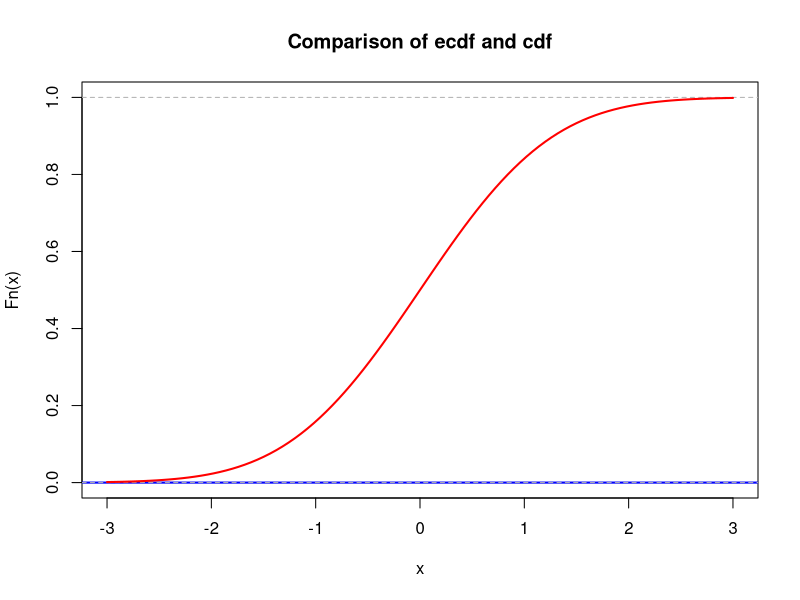
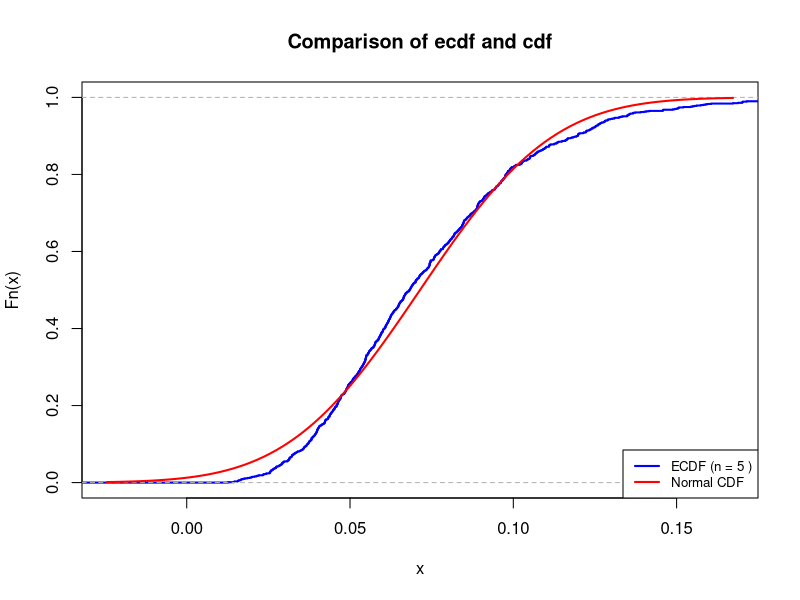
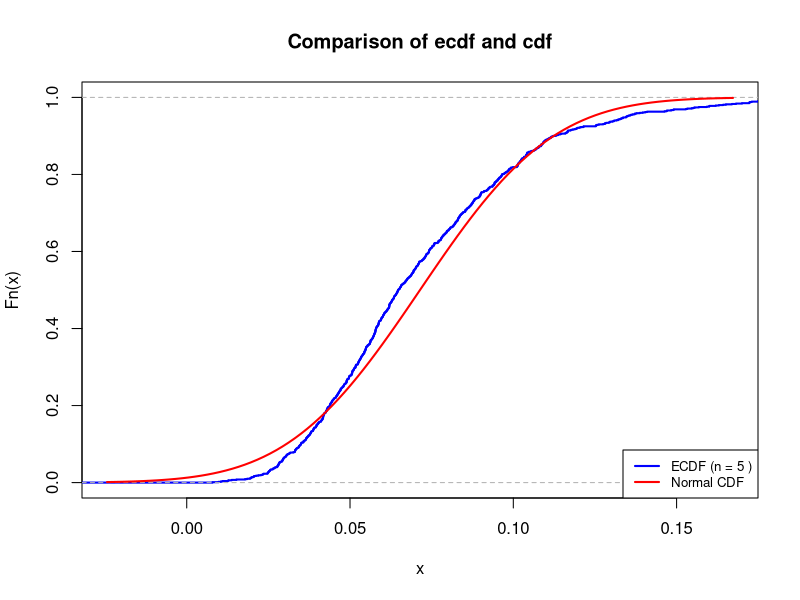
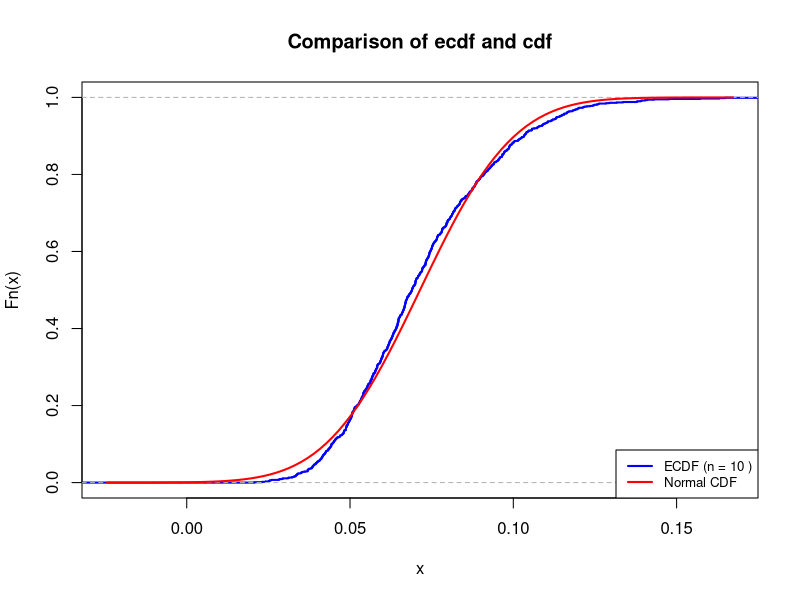
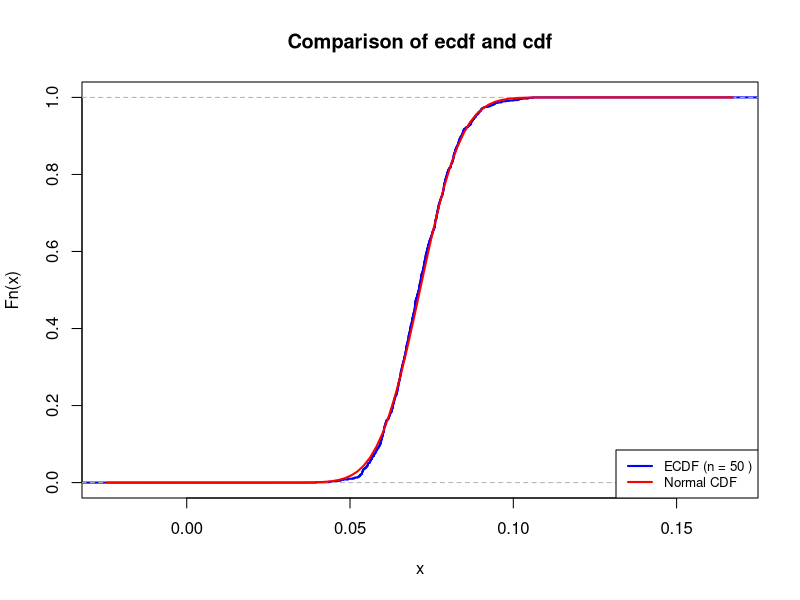

Source code (R) for these figures, in order: (Note: this script raises an error after producing the figures.)
## ---- chunk 1
# your team id number 
                          ###
id <- 4                  ### Change to the correct id!
                          ###
set.seed(id)
p <- id/100
# matrices G and H
G <- matrix(c(1, 1, 1, 0, 0, 0, 0,
		1, 0, 0, 1, 1, 0, 0,
		0, 1, 0, 1, 0, 1, 0,
		1, 1, 0, 1, 0, 0, 1), nrow = 4, byrow = TRUE)
H <- t(matrix(c(1, 0, 1, 0, 1, 0, 1,
		0, 1, 1, 0, 0, 1, 1,
		0, 0, 0, 1, 1, 1, 1), nrow = 3, byrow = TRUE))
# cat("The matrix G is: \n") 
#G  
#cat("The matrix H is: \n") 
#H
#cat("The product GH must be zero: \n")
#(G%*%H) %%2
## ---- chunk 2
# generate N messages

message_generator <- function(N) {
  matrix(sample(c(0,1), 4*N, replace = TRUE), nrow = N)
}  
messages <- message_generator(100)
codewords <- (messages %*% G) %% 2
## ---- chunk 3
#  errors <- ...
#  received <-   
## ---- chunk 4
lambda <- 1  # change this!
N <- 100     # change this!
mu <- N * lambda
K <- 1e3
n <- 5
sample_means <- colMeans(matrix(rpois(n*K, lambda = mu), nrow=n))
## ---- chunk 5
mu <- 0       # change this!
sigma <- 1    # change this!
## ---- chunk 6
xlims <- c(mu-3*sigma,mu+3*sigma)
Fs <- ecdf(sample_means)
plot(Fs, 
     xlim = xlims, 
     ylim = c(0,1),
     col = "blue",
     lwd = 2,
     main = "Comparison of ecdf and cdf")
curve(pnorm(x, mean = mu, sd = sigma), col = "red", lwd = 2, add = TRUE)
## ---- chunk 7
nu1 <- 14
K <- 1e3
n <- 5 #change 10, 50
sample_means <- colMeans(matrix(rexp(n*K, rate = nu1), nrow=n))
## ---- chunk 8
mu <- 1/nu1 #teoretical
sigma <- 1/(sqrt(n)*nu1) # var(sample mean)
## ---- chunk 9
xlims <- c(mu-3*sigma,mu+3*sigma) # 99.7% of data in mu +- 3sigma in normal dist.

Fs <- ecdf(sample_means)
plot(Fs, 
     xlim = xlims, 
     col = "blue",
     lwd = 2,
     main = "Comparison of ecdf and cdf")

curve(pnorm(x, mean = mu, sd = sigma), col = "red", lwd = 2, add = TRUE)

legend("bottomright", 
       legend = c(paste("ECDF (n =", n, ")"), "Normal CDF"), 
       col = c("blue", "red"), 
       lwd = 2, 
       cex = 0.8)
## ---- chunk 10
max_diff <- max(abs(Fs(sample_means)-pnorm(sample_means, mean = mu, sd = sigma)))
cat("For n =", N, "maximal difference between the two c.d.f.'s =", max_diff)
## ---- chunk 11
n_vals <- c(5, 10, 50)
for (n in n_vals) {
  sample_means <- colMeans(matrix(rexp(n*K, rate = nu1), nrow=n))
  mu <- 1/nu1 #teoretical
  sigma <- 1/(sqrt(n)*nu1) # var(sample mean)
  Fs <- ecdf(sample_means)
  plot(Fs, 
       xlim = xlims, 
       col = "blue",
       lwd = 2,
       main = "Comparison of ecdf and cdf")
  
  curve(pnorm(x, mean = mu, sd = sigma), col = "red", lwd = 2, add = TRUE)
  
  legend("bottomright", 
         legend = c(paste("ECDF (n =", n, ")"), "Normal CDF"), 
         col = c("blue", "red"), 
         lwd = 2, 
         cex = 0.8)
}
## ---- chunk 12
desired <- 0.95

#Markov
N_markov <- ceiling(100/(100*(1-desired)*nu1)) #3
cat("Markov: N >=", N_markov, "\n")
#CLT
N_clt <- floor((100 + qnorm(1-desired)*sqrt(100))/(100*nu1)) #0
cat("CLT: N <=", N_clt, "\n")
#Chernoff
N_chernoff <- 10#default -> 10, too big
for (N in 1:10) {
  nu <- nu1*N
  bound <- exp(min*nu - 100) * (min*nu/100)^100
  if (bound <= (1-desired)) {
    N_chernoff <- N
    break
  }
}
cat("Chernoff: N <=", N_chernoff, "\n")
#Predicted
N_pred <- 2
nu <- nu1*N_pred

S_samples <- replicate(K, sum(rexp(100, rate = nu)))

hist(S_samples, breaks = 30, col = "skyblue",
     main = paste("Total Time Distribution (N =", N_pred, ")"),
     xlab = "Seconds")

safe_prob <- mean(S_samples <= 100) #???
cat("Probability the location is safe: P =", round(safe_prob, 4), "\n")
## ---- chunk 13
set.seed(4)
mu <- 4
sigma <- sqrt(2*4 + 7)
N <- 100

X <- rnorm(N, mean = mu, sd = sigma)
Y <- 1/X
one_over_X_ <- 1/mean(X)
Y_ <- mean(Y)

cat("1 / mean(X)", one_over_X_, "\n")
cat("mean(Y):", Y_, "\n")
## ---- chunk 14
lambda <- 2
N <- 100

set.seed(4)
#X,Y - i.i.d. r.v. with Exp(2)
X <- rexp(N, rate = lambda)
Y <- rexp(N, rate = lambda)
Z <- log(X) + 5

# Q.Q.-plot X,Y
qqplot(X, Y, main = "Q.Q.-plot: X,Y (Exp(2))", xlab = "X quantile", ylab = "Y quantile")
abline(0, 1, col = "red", lty = 2)

# Scatterplot X,Y
plot(X, Y, main = "Scatterplot: X,Y", xlab = "X", ylab = "Y")
abline(0, 1, col = "red", lty = 2)

# Q.Q.-plot X,Z
qqplot(X, Z, main = "Q.Q.-plot X,Z", xlab = "X quantile", ylab = "Y quantile")
abline(0, 1, col = "red", lty = 2)

# Scatterplot X,Z
plot(X, Z, main = "Scatterplot X,Z", xlab = "X", ylab = "Z")
curve(log(x) + 5, from = min(X), to = max(X), add = TRUE, col = "red", lwd = 2)
## ---- chunk 15
N <- 100
set.seed(4)
X <- rbinom(N, size = 3, prob=0.5)

teor_exp_x <- 3*0.5
teor_var_x <- 3*0.5*(1-0.5)
cat("Teoretical Expectation of X =", teor_exp_x, "\n")
cat("Teoretical Variance of X =", teor_var_x, "\n\n")

sample_mean_x <- mean(X)
sample_var_X <- var(X)
cat("Sample mean of X =", sample_mean_x, "\n")
cat("Sample variance of X =", sample_var_X, "\n")
## ---- chunk 16
Y <- 0.5*X - 1


teor_exp_y <- 0.5*teor_exp_x -1
teor_var_y <- 0.5^2 *teor_var_x
cat("Teoretical Expectation of Y =", teor_exp_y, "\n")
cat("Teoretical Variance of Y =", teor_var_y, "\n\n")

sample_mean_y <- mean(Y)
sample_var_y <- var(Y)
cat("Sample mean of Y =", sample_mean_y, "\n")
cat("Sample variance of Y =", sample_var_y, "\n")
